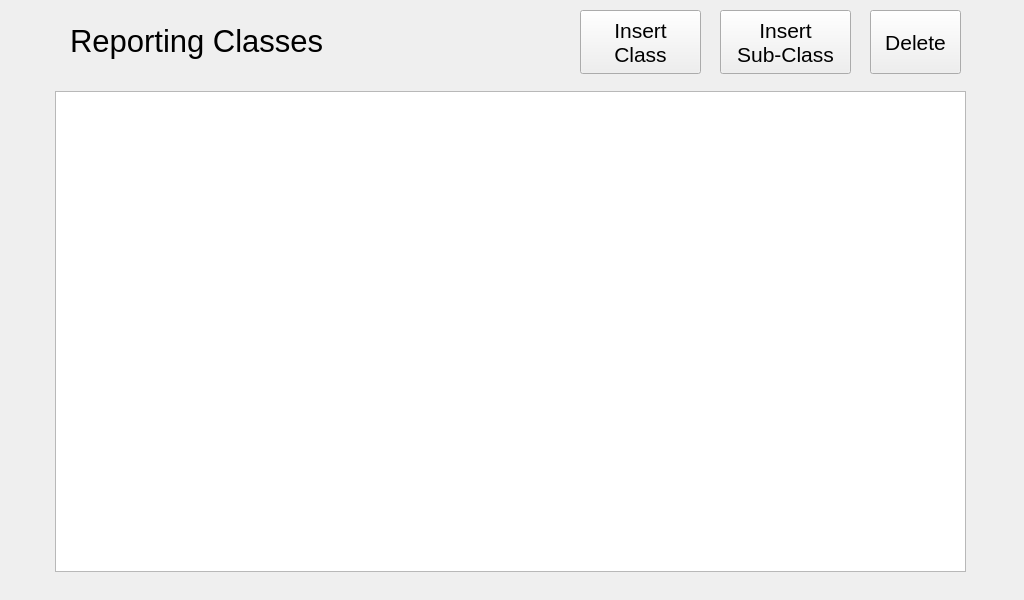
<?xml version="1.0" encoding="UTF-8"?>
<ui version="4.0">
 <class>superReportingClasses</class>
 <widget class="QWidget" name="superReportingClasses">
  <property name="geometry">
   <rect>
    <x>0</x>
    <y>0</y>
    <width>1024</width>
    <height>600</height>
   </rect>
  </property>
  <property name="windowTitle">
   <string>Form</string>
  </property>
  <widget class="QPushButton" name="insertButton">
   <property name="geometry">
    <rect>
     <x>580</x>
     <y>10</y>
     <width>121</width>
     <height>64</height>
    </rect>
   </property>
   <property name="font">
    <font>
     <pointsize>16</pointsize>
    </font>
   </property>
   <property name="text">
    <string>Insert
Class</string>
   </property>
  </widget>
  <widget class="QTreeView" name="view">
   <property name="geometry">
    <rect>
     <x>55</x>
     <y>91</y>
     <width>911</width>
     <height>481</height>
    </rect>
   </property>
   <property name="font">
    <font>
     <family>MS Shell Dlg 2</family>
     <pointsize>20</pointsize>
    </font>
   </property>
   <property name="contextMenuPolicy">
    <enum>Qt::NoContextMenu</enum>
   </property>
   <property name="styleSheet">
    <string notr="true">QHeaderView::section {
  background-color: transparent;
    color: black;
    font: 16pt &quot;MS Shell Dlg 2&quot;;
    padding-left: 4px;
   height: 40;
    border: 1px solid #6c6c6c;
}

QTreeView::branch:has-siblings:!adjoins-item  {
    border-image: url(&quot;:/images/screens/vline.png&quot;) 0;
}
 
QTreeView::branch:has-siblings:adjoins-item  {
    border-image: url(&quot;:/images/screens/branch-more.png&quot;) 0;
}
 
QTreeView::branch:!has-children:!has-siblings:adjoins-item  {
    border-image: url(&quot;:/images/screens/branch-end.png&quot;) 0;
}

QTreeView::branch:has-children:!has-siblings:closed,
QTreeView::branch:closed:has-children:has-siblings  {
        border-image: none;
        image: url(&quot;:/images/screens/plus.png&quot;);
}

QTreeView::branch:open:has-children:!has-siblings,
QTreeView::branch:open:has-children:has-siblings   {
        border-image: none;
        image: url(&quot;:/images/screens/minus.png&quot;);
}</string>
   </property>
   <property name="iconSize">
    <size>
     <width>40</width>
     <height>40</height>
    </size>
   </property>
   <property name="uniformRowHeights">
    <bool>true</bool>
   </property>
   <attribute name="headerCascadingSectionResizes">
    <bool>true</bool>
   </attribute>
   <attribute name="headerDefaultSectionSize">
    <number>300</number>
   </attribute>
   <attribute name="headerMinimumSectionSize">
    <number>300</number>
   </attribute>
  </widget>
  <widget class="QPushButton" name="insertChildButton">
   <property name="geometry">
    <rect>
     <x>720</x>
     <y>10</y>
     <width>131</width>
     <height>64</height>
    </rect>
   </property>
   <property name="font">
    <font>
     <pointsize>16</pointsize>
    </font>
   </property>
   <property name="text">
    <string>Insert
Sub-Class</string>
   </property>
  </widget>
  <widget class="QPushButton" name="deleteButton">
   <property name="geometry">
    <rect>
     <x>870</x>
     <y>10</y>
     <width>91</width>
     <height>64</height>
    </rect>
   </property>
   <property name="font">
    <font>
     <pointsize>16</pointsize>
    </font>
   </property>
   <property name="text">
    <string>Delete</string>
   </property>
  </widget>
  <widget class="QLabel" name="label">
   <property name="geometry">
    <rect>
     <x>70</x>
     <y>20</y>
     <width>261</width>
     <height>41</height>
    </rect>
   </property>
   <property name="font">
    <font>
     <pointsize>23</pointsize>
     <weight>50</weight>
     <bold>false</bold>
    </font>
   </property>
   <property name="text">
    <string>Reporting Classes</string>
   </property>
  </widget>
 </widget>
 <resources/>
 <connections/>
</ui>
